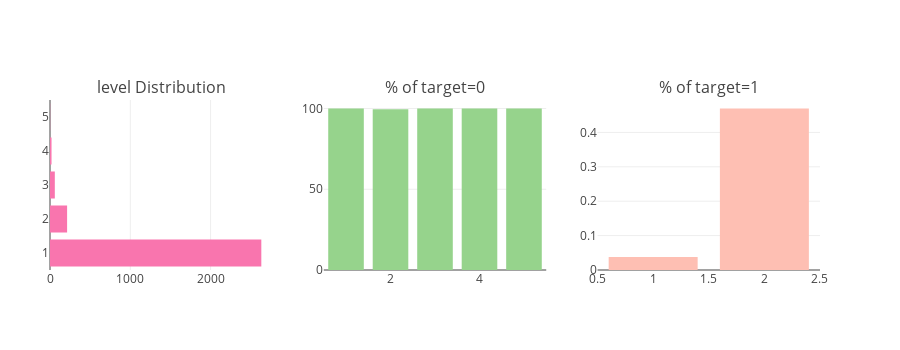

Notebook code cell kept with this figure:
### Code cell
catAndTrgt(merge_df, "level")

### Figure 1 — Plotly figure (JSON) as saved in the notebook; plotly's stock layout.template omitted (floating-point values rounded to 4 significant figures)
{"data": [{"marker": {"color": "#f975ae"}, "orientation": "h", "type": "bar", "uid": "93c0205e-940e-11e8-a5cb-6c40089fb510", "x": [2, 19, 60, 213, 2632], "xaxis": "x", "y": [5, 4, 3, 2, 1], "yaxis": "y"}, {"marker": {"color": "#96D38C"}, "name": "Target : 0", "type": "bar", "uid": "93c145cc-940e-11e8-a4fc-6c40089fb510", "x": [1, 2, 3, 4, 5], "xaxis": "x2", "y": [99.96, 99.53, 100, 100, 100], "yaxis": "y2"}, {"marker": {"color": "#FEBFB3"}, "name": "Target : 1", "type": "bar", "uid": "93c25e50-940e-11e8-b63e-6c40089fb510", "x": [2, 1], "xaxis": "x3", "y": [0.4695, 0.03799], "yaxis": "y3"}], "layout": {"annotations": [{"font": {"size": 16}, "showarrow": false, "text": "level Distribution", "x": 0.1444, "xanchor": "center", "xref": "paper", "y": 1, "yanchor": "bottom", "yref": "paper"}, {"font": {"size": 16}, "showarrow": false, "text": "% of target=0", "x": 0.5, "xanchor": "center", "xref": "paper", "y": 1, "yanchor": "bottom", "yref": "paper"}, {"font": {"size": 16}, "showarrow": false, "text": "% of target=1", "x": 0.8556, "xanchor": "center", "xref": "paper", "y": 1, "yanchor": "bottom", "yref": "paper"}], "height": 350, "margin": {"l": 50}, "showlegend": false, "xaxis": {"anchor": "y", "domain": [0, 0.2889]}, "xaxis2": {"anchor": "y2", "domain": [0.3556, 0.6444]}, "xaxis3": {"anchor": "y3", "domain": [0.7111, 1]}, "yaxis": {"anchor": "x", "domain": [0, 1]}, "yaxis2": {"anchor": "x2", "domain": [0, 1]}, "yaxis3": {"anchor": "x3", "domain": [0, 1]}}}
